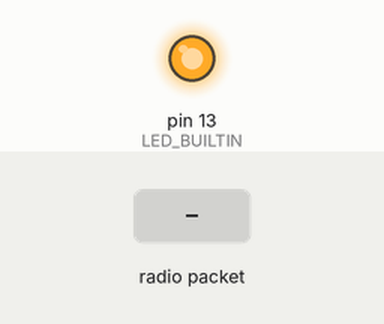
A sketch run on a simulated Arduino Uno, built with avr-gcc and run on an emulated ATmega328P. Shown: output pins drawn as LEDs (lit = HIGH). The test bench sets the inputs (shaded band). No radio packets arrive unless stated; what the sketch prints to the serial monitor is not drawn.

Above: at 1.2 s.
1.3 s: radio packet "1" arrives
Timing chart, 0 to 4.3 s (numbered marks = the images above; inputs shaded):
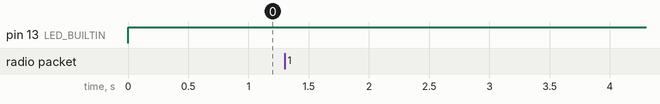

The sketch:

recepteur.ino
```cpp
/**
 * Exemple de code pour la bibliothèque VirtualWire – Serveur d'envoi de texte
 */

#include <VirtualWire.h>

void setup() {
    pinMode(LED_BUILTIN, OUTPUT);

  Serial.begin(9600);

  // Initialisation de la bibliothèque VirtualWire
  // Vous pouvez changez les broches RX/TX/PTT avant vw_setup() si nécessaire
  vw_setup(2000);
  vw_rx_start(); // On peut maintenant recevoir des messages

  Serial.println("Go !");
}

void loop() {
    digitalWrite(LED_BUILTIN, HIGH);   // turn the LED on (HIGH is the voltage level)

  byte message[VW_MAX_MESSAGE_LEN];
  byte taille_message = VW_MAX_MESSAGE_LEN;
  // N.B. La constante VW_MAX_MESSAGE_LEN est fournie par la lib VirtualWire

  /*
   La variable "taille_message" doit impérativement être remise à
   la taille du buffer avant de pouvoir recevoir un message.
   Le plus simple est d'utiliser une variable locale pour ne pas
   avoir à réassigner la valeur à chaque début de loop().
   */

  // On attend de recevoir un message
  vw_wait_rx();

  if (vw_get_message(message, &taille_message)) {
    // On copie le message, qu'il soit corrompu ou non

    Serial.println((char*) message); // Affiche le message
  }
}
```

Measured:
- after the input at 1.3 s, every drawn part: stays the same
